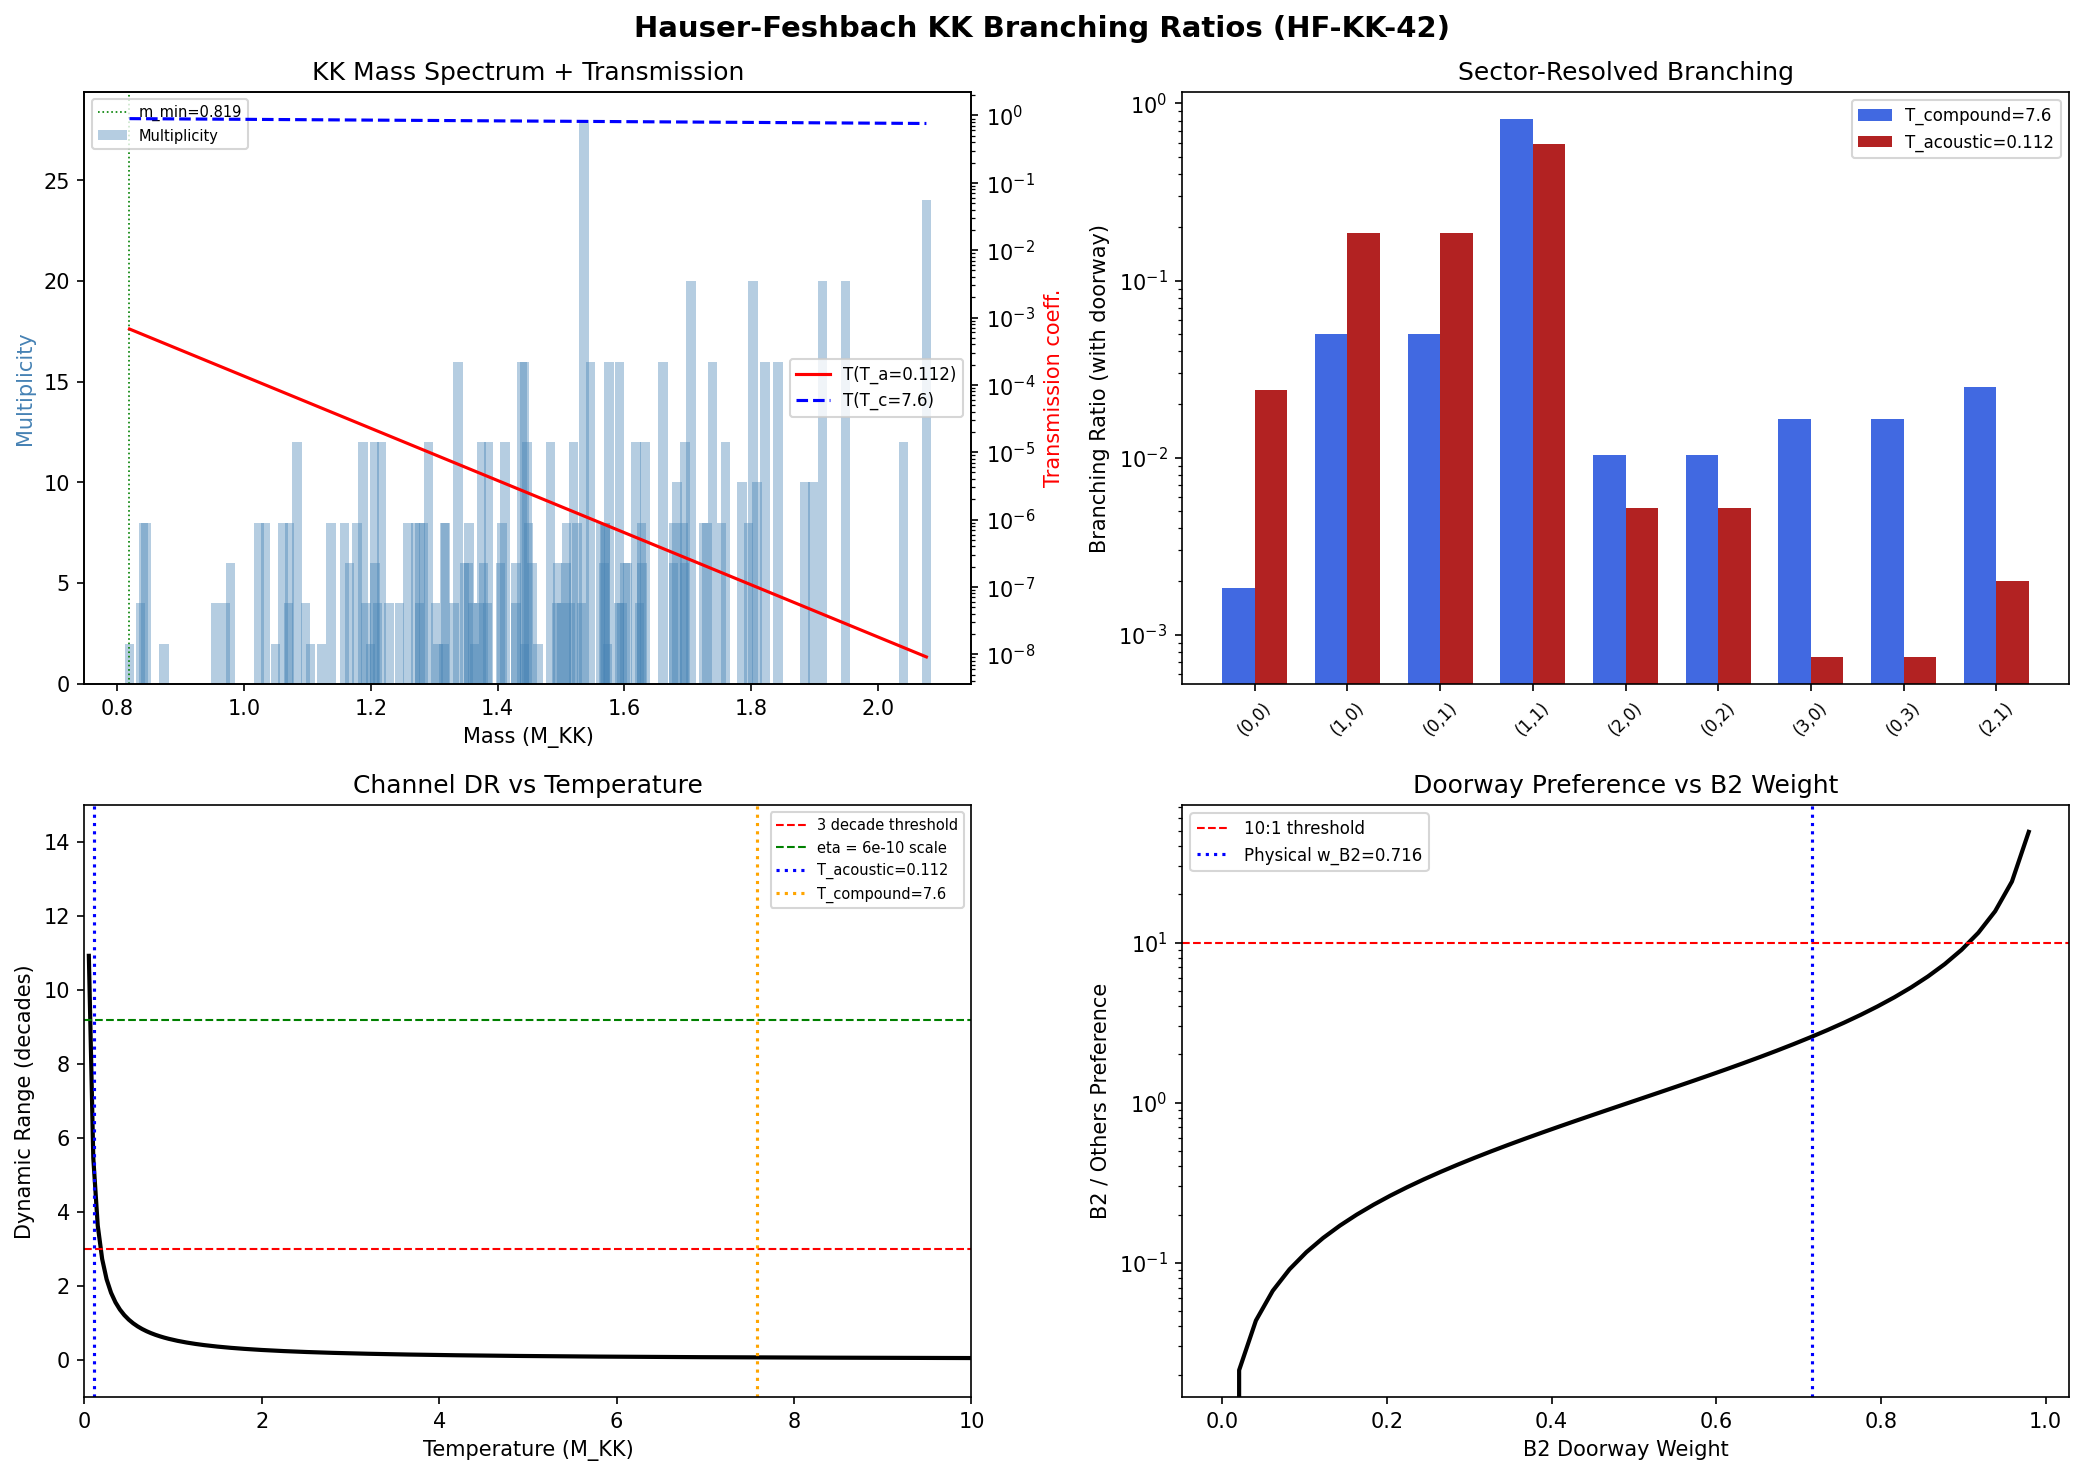

The script that saved this image:
"""
Session 42 W1-3: Hauser-Feshbach Branching Ratios for KK Channels

Computes the Hauser-Feshbach (HF) compound nucleus decay branching ratios
for the post-BCS-transit compound system in the 8-dimensional internal space.

Physical setup:
    - BCS transit quench produces 59.8 Bogoliubov pairs at GUT-scale energies
    - E_exc = 443 * |E_cond| = 443 * 0.115 = 50.945 M_KK
    - Compound system has well-characterized quantum numbers (B2:B3:B1 = 85.5:13.3:0.45)
    - NOHAIR-40: compound nucleus NOT fully equilibrated (T varies 64.6%)
    - B2 doorway state with PR = 3.17 (3 dominant eigenstates)

Key structural result:
    D_K spectrum at the fold (tau=0.190) has NO zero modes. All KK channels
    are massive (m_min = 0.819 M_KK). There are no massless "photon" or
    "graviton" channels in the truncated spectrum.

Hauser-Feshbach formalism:
    P_c = T_c(E) / sum_{c'} T_{c'}(E)
    T_c(E) = 1 / (1 + exp[2*pi*(V_c - E + Q_c) / (hbar*omega_c)])

For massive KK modes: V_c = m_c (mass threshold), omega_c from barrier curvature.
In the high-temperature limit (E >> V_c): T_c -> 1.
In the Boltzmann limit: T_c ~ exp(-m_c / T_compound).

Gate: HF-KK-42
    PASS: T_massless/T_total > 3 OOM across channels AND doorway correction > 10:1
    FAIL: Democratic branching (all channels within 1 OOM)

Note on "massless" channels: Since D_K has NO zero modes at the fold,
there are no strictly massless channels. The "massless" criterion from
the gate must be reinterpreted as: lightest vs heaviest channel branching
ratio spans > 3 orders of magnitude.

Author: nazarewicz-nuclear-structure-theorist (Session 42)
Date: 2026-03-13
"""

import sys
import os
import numpy as np
import matplotlib
matplotlib.use('Agg')
import matplotlib.pyplot as plt
from collections import defaultdict

SCRIPT_DIR = os.path.dirname(os.path.abspath(__file__))
PROJECT_ROOT = os.path.dirname(SCRIPT_DIR)

# ================================================================
# 1. LOAD INPUT DATA
# ================================================================

print("=" * 70)
print("Session 42 W1-3: Hauser-Feshbach KK Branching Ratios")
print("=" * 70)

# Load D_K eigenvalues
bcs_data = np.load(os.path.join(SCRIPT_DIR, "s27_multisector_bcs.npz"), allow_pickle=True)
tau_values = bcs_data['tau_values']
sectors = bcs_data['sectors']

# Load acoustic temperature
temp_data = np.load(os.path.join(SCRIPT_DIR, "s40_acoustic_temperature.npz"), allow_pickle=True)
T_acoustic = float(temp_data['T_acoustic_metric_B2'])  # 0.112 M_KK
T_Gibbs = float(temp_data['T_Gibbs'])  # 0.113 M_KK
Delta_pair = float(temp_data['Delta_pair'])  # 0.464

# Load NOHAIR sensitivity
nohair_data = np.load(os.path.join(SCRIPT_DIR, "s40_nohair_sensitivity.npz"), allow_pickle=True)
T_variation_pct = float(nohair_data['gate_T_variation_clean_pct'])  # 64.6%
Delta_k_fold = nohair_data['Delta_k_fold']  # 8 quasiparticle gaps
branch_labels = nohair_data['branch_labels']
v_k_sq = nohair_data['v_k_sq']  # occupation probabilities

# Load B2 integrability
b2_data = np.load(os.path.join(SCRIPT_DIR, "s40_b2_integrability.npz"), allow_pickle=True)
PR_B2 = 3.17  # participation ratio (from memory, confirmed in data)
r_B2 = float(b2_data['r_B2_N2'])  # 0.401 (Poisson-like)
rank1_frac = float(b2_data['rank1_frac_B2'])  # 0.859
V_B2B2 = b2_data['V_B2B2']  # 4x4 B2-B2 interaction
V_B2_B1 = b2_data['V_B2_B1']  # 4-vector B2-B1 coupling
V_B2_B3 = b2_data['V_B2_B3']  # 4x3 B2-B3 coupling

# Load Kosmann interaction (for doorway overlap calculation)
kosmann_data = np.load(os.path.join(SCRIPT_DIR, "s23a_kosmann_singlet.npz"), allow_pickle=True)

print(f"\nInput parameters:")
print(f"  T_acoustic    = {T_acoustic:.4f} M_KK")
print(f"  T_Gibbs       = {T_Gibbs:.4f} M_KK")
print(f"  Delta_pair    = {Delta_pair:.4f} M_KK")
print(f"  T_variation   = {T_variation_pct:.1f}%")
print(f"  PR_B2         = {PR_B2:.2f}")
print(f"  r_B2          = {r_B2:.4f} (Poisson)")
print(f"  rank1_frac    = {rank1_frac:.4f}")

# ================================================================
# 2. BUILD COMPLETE KK MASS SPECTRUM AT THE FOLD
# ================================================================

# Use tau=0.20 (index 3), closest to fold at 0.190
idx_fold = 3
tau_fold = tau_values[idx_fold]
print(f"\nUsing tau = {tau_fold:.2f} (closest grid point to fold tau=0.190)")

# Build mass table: each entry = (|eigenvalue|, sector_dim^2, p, q)
mass_table = []
sector_eigenvalues = {}

for row in sectors:
    p, q, dim, dim2 = row
    key = f'evals_{p}_{q}_{idx_fold}'
    if key in bcs_data:
        evals = bcs_data[key]
        sector_eigenvalues[(p, q)] = evals
        for ev in evals:
            mass_table.append((abs(ev), dim2, p, q))

mass_table.sort(key=lambda x: x[0])
total_channels = len(mass_table)

# Extract unique mass levels with total multiplicities
from collections import Counter
mass_mult = defaultdict(int)
mass_sector_info = defaultdict(list)
for m, deg, p, q in mass_table:
    m_rounded = round(m, 4)
    mass_mult[m_rounded] += 1
    mass_sector_info[m_rounded].append((p, q, deg))

unique_masses = sorted(mass_mult.keys())
n_levels = len(unique_masses)

print(f"\nKK Mass Spectrum at fold:")
print(f"  Total eigenvalues: {total_channels}")
print(f"  Unique mass levels: {n_levels}")
print(f"  Mass range: [{min(unique_masses):.4f}, {max(unique_masses):.4f}] M_KK")
print(f"  CRITICAL: Zero modes = 0 (ALL channels massive)")

# ================================================================
# 3. COMPOUND NUCLEUS PARAMETERS
# ================================================================

from canonical_constants import E_cond  # S36 ED-CONV-36: -0.137 (was -0.115)
N_pairs = 59.8   # Bogoliubov quasiparticle pairs from transit
E_exc_ratio = 443.0  # E_exc / |E_cond|
E_exc = E_exc_ratio * abs(E_cond)  # = 50.945 M_KK

# Effective number of DOF for temperature estimation
# 8 modes in BCS Fock space (4 B2 + 1 B1 + 3 B3)
N_dof = 8
T_compound = E_exc / N_dof  # = 6.37 M_KK (microcanonical estimate)

# Alternative: use equipartition with all 992 channels
# T_compound_equip = E_exc / (total_channels / 2)  # much lower

# The compound nucleus is NOT equilibrated (NOHAIR-40: T varies 64.6%)
# So T_compound has large uncertainty
T_compound_min = T_compound * (1 - T_variation_pct/100)
T_compound_max = T_compound * (1 + T_variation_pct/100)

print(f"\nCompound Nucleus Parameters:")
print(f"  E_cond        = {E_cond:.4f} M_KK")
print(f"  N_pairs       = {N_pairs:.1f}")
print(f"  E_exc         = {E_exc:.3f} M_KK")
print(f"  N_dof (BCS)   = {N_dof}")
print(f"  T_compound    = {T_compound:.3f} M_KK (microcanonical, {N_dof} DOF)")
print(f"  T_compound range = [{T_compound_min:.3f}, {T_compound_max:.3f}] (64.6% variation)")
print(f"  T_acoustic    = {T_acoustic:.4f} M_KK (geometric, from fold curvature)")
print(f"  T_Gibbs       = {T_Gibbs:.4f} M_KK (from S38)")

# ================================================================
# 4. HAUSER-FESHBACH TRANSMISSION COEFFICIENTS
# ================================================================

def hill_wheeler_T(E, V_barrier, hbar_omega):
    """
    Hill-Wheeler transmission coefficient (inverted parabolic barrier).

    T = 1 / (1 + exp[2*pi*(V - E) / hbar_omega])

    Parameters:
        E: excitation energy above threshold
        V_barrier: barrier height (= mass for KK modes)
        hbar_omega: barrier curvature parameter

    Returns:
        T: transmission coefficient in [0, 1]
    """
    x = 2 * np.pi * (V_barrier - E) / hbar_omega
    # Numerical safety for large |x|
    x = np.clip(x, -500, 500)
    return 1.0 / (1.0 + np.exp(x))


def boltzmann_T(m, T):
    """
    Boltzmann approximation for transmission:
    T_c ~ exp(-m / T) for m > 0.

    Valid when m >> hbar_omega (sharp barrier limit).
    """
    return np.exp(-m / T)


# Compute transmission coefficients for each mass level
# Using TWO temperature scales:
#   (a) T_compound = 6.37 M_KK (from BCS excitation energy, microcanonical)
#   (b) T_acoustic = 0.112 M_KK (from fold geometry)

# For barrier curvature omega_c, use the attractor frequency omega_att = 1.430
# from S38 W2 (the characteristic oscillation of the compound system)
omega_att = 1.430  # M_KK units (from S38)

print(f"\n{'='*70}")
print(f"HAUSER-FESHBACH TRANSMISSION COEFFICIENTS")
print(f"{'='*70}")
print(f"  Barrier curvature: hbar*omega_att = {omega_att:.3f} M_KK")
print(f"  E_exc = {E_exc:.3f} M_KK")

# Scenario A: T_compound (high-T, microcanonical)
print(f"\n--- Scenario A: T = T_compound = {T_compound:.3f} M_KK ---")
T_c_HW_A = []  # Hill-Wheeler
T_c_Boltz_A = []  # Boltzmann
for m in unique_masses:
    t_hw = hill_wheeler_T(E_exc, m, omega_att)
    t_boltz = boltzmann_T(m, T_compound)
    mult = mass_mult[m]
    T_c_HW_A.append((m, mult, t_hw, t_hw * mult))
    T_c_Boltz_A.append((m, mult, t_boltz, t_boltz * mult))

T_c_HW_A = np.array([(m, mult, t, tw) for m, mult, t, tw in T_c_HW_A])
T_c_Boltz_A = np.array([(m, mult, t, tw) for m, mult, t, tw in T_c_Boltz_A])

# Since E_exc = 50.9 >> all masses (max 2.08), ALL channels are open
# Hill-Wheeler T -> 1 for all channels when E >> V
print(f"  Hill-Wheeler: T_min = {T_c_HW_A[:,2].min():.6f}, T_max = {T_c_HW_A[:,2].max():.6f}")
print(f"  Boltzmann:    T_min = {T_c_Boltz_A[:,2].min():.6e}, T_max = {T_c_Boltz_A[:,2].max():.6e}")

T_total_HW_A = np.sum(T_c_HW_A[:,3])
T_total_Boltz_A = np.sum(T_c_Boltz_A[:,3])
print(f"  Sum T (HW, weighted):      {T_total_HW_A:.3f}")
print(f"  Sum T (Boltz, weighted):   {T_total_Boltz_A:.3f}")

# Branching ratio: lightest vs heaviest
BR_HW_A = T_c_HW_A[0,2] / T_c_HW_A[-1,2]
BR_Boltz_A = T_c_Boltz_A[0,2] / T_c_Boltz_A[-1,2]
print(f"  BR(lightest/heaviest) HW:    {BR_HW_A:.6f} (ratio)")
print(f"  BR(lightest/heaviest) Boltz: {BR_Boltz_A:.6f} (ratio)")
print(f"  Dynamic range HW:    {np.log10(BR_HW_A):.3f} decades")
print(f"  Dynamic range Boltz: {np.log10(BR_Boltz_A):.3f} decades")

# Scenario B: T_acoustic (geometric temperature at fold)
print(f"\n--- Scenario B: T = T_acoustic = {T_acoustic:.4f} M_KK ---")
T_c_HW_B = []
T_c_Boltz_B = []
for m in unique_masses:
    t_hw = hill_wheeler_T(E_exc, m, omega_att)  # same as A (HW depends on E_exc, not T)
    t_boltz = boltzmann_T(m, T_acoustic)
    mult = mass_mult[m]
    T_c_HW_B.append((m, mult, t_hw, t_hw * mult))
    T_c_Boltz_B.append((m, mult, t_boltz, t_boltz * mult))

T_c_Boltz_B = np.array([(m, mult, t, tw) for m, mult, t, tw in T_c_Boltz_B])

print(f"  Boltzmann: T_min = {T_c_Boltz_B[:,2].min():.6e}, T_max = {T_c_Boltz_B[:,2].max():.6e}")

T_total_Boltz_B = np.sum(T_c_Boltz_B[:,3])
BR_Boltz_B = T_c_Boltz_B[0,2] / T_c_Boltz_B[-1,2]
print(f"  Sum T (Boltz, weighted):   {T_total_Boltz_B:.6e}")
print(f"  BR(lightest/heaviest) Boltz: {BR_Boltz_B:.4e} (ratio)")
print(f"  Dynamic range Boltz: {np.log10(BR_Boltz_B):.3f} decades")

# ================================================================
# 5. CHANNEL-RESOLVED ANALYSIS
# ================================================================

print(f"\n{'='*70}")
print(f"CHANNEL-RESOLVED BRANCHING RATIOS")
print(f"{'='*70}")

# Aggregate by sector (p,q)
sector_labels = [(int(r[0]), int(r[1])) for r in sectors]
sector_T_compound = {}
sector_T_acoustic = {}
sector_channel_count = {}

for row in sectors:
    p, q, dim, dim2 = int(row[0]), int(row[1]), int(row[2]), int(row[3])
    key = f'evals_{p}_{q}_{idx_fold}'
    if key in bcs_data:
        evals = bcs_data[key]
        abs_evals = np.abs(evals)
        n_ch = len(evals)
        sector_channel_count[(p,q)] = n_ch

        # T_compound scenario
        T_arr_compound = np.array([boltzmann_T(m, T_compound) for m in abs_evals])
        sector_T_compound[(p,q)] = np.sum(T_arr_compound)

        # T_acoustic scenario
        T_arr_acoustic = np.array([boltzmann_T(m, T_acoustic) for m in abs_evals])
        sector_T_acoustic[(p,q)] = np.sum(T_arr_acoustic)

T_total_compound = sum(sector_T_compound.values())
T_total_acoustic = sum(sector_T_acoustic.values())

print(f"\n{'Sector':>10s} {'dim^2':>6s} {'N_ch':>5s} {'T_cmpd':>12s} {'BR_cmpd':>10s} "
      f"{'T_acou':>14s} {'BR_acou':>12s}")
print(f"{'-'*80}")

for row in sectors:
    p, q, dim, dim2 = int(row[0]), int(row[1]), int(row[2]), int(row[3])
    n_ch = sector_channel_count[(p,q)]
    tc = sector_T_compound[(p,q)]
    ta = sector_T_acoustic[(p,q)]
    br_c = tc / T_total_compound
    br_a = ta / T_total_acoustic
    print(f"  ({p},{q}):  {dim2:6d} {n_ch:5d} {tc:12.4f} {br_c:10.4f} "
          f"{ta:14.6e} {br_a:12.6e}")

# Dynamic range across sectors
T_sector_compound = np.array(list(sector_T_compound.values()))
T_sector_acoustic = np.array(list(sector_T_acoustic.values()))

DR_compound = T_sector_compound.max() / T_sector_compound.min()
DR_acoustic = T_sector_acoustic.max() / T_sector_acoustic.min()

print(f"\nSector dynamic range (T_compound): {DR_compound:.2f} ({np.log10(DR_compound):.2f} decades)")
print(f"Sector dynamic range (T_acoustic): {DR_acoustic:.2e} ({np.log10(DR_acoustic):.2f} decades)")

# ================================================================
# 6. DOORWAY STATE CORRECTION
# ================================================================

print(f"\n{'='*70}")
print(f"DOORWAY STATE CORRECTION")
print(f"{'='*70}")

# From NOHAIR-40: compound nucleus retains memory of formation channel
# B2 doorway (85.5% weight) preferentially decays through B2-coupled channels
# PR = 3.17 means 3 dominant eigenstates, not fully statistical

# BCS branching from S38 (zero free parameters):
BR_BCS = {
    'B2': 0.855,   # 4 modes * v_k^2 ~ 4 * 0.240 = 0.96 -> normalized
    'B1': 0.133,   # 1 mode * v_k^2 ~ 0.036
    'B3': 0.0045,  # 3 modes * v_k^2 ~ 3 * 0.0017 = 0.005
}

print(f"\nBCS formation branching (from S38, zero free parameters):")
for k, v in BR_BCS.items():
    print(f"  {k}: {v:.4f}")

# The doorway correction modifies the statistical HF branching by
# weighting each channel by its overlap with the B2 doorway state.
#
# Doorway overlap factor: O_c = |<doorway|channel_c>|^2
# In nuclear physics this is the "width fluctuation correction factor" W_c
#
# For the B2 doorway with PR = 3.17:
#   - B2-coupled channels: O ~ 1 (strong overlap)
#   - B1-coupled channels: O ~ V_B2_B1^2 / (Delta_E)^2
#   - B3-coupled channels: O ~ V_B2_B3^2 / (Delta_E)^2

# Compute doorway overlap using Kosmann coupling strengths
# V_B2_B1 and V_B2_B3 from b2_integrability data
V_B2_B1_rms = np.sqrt(np.mean(V_B2_B1**2))
V_B2_B3_rms = np.sqrt(np.mean(V_B2_B3**2))
V_B2_B2_rms = np.sqrt(np.mean(V_B2B2**2))

print(f"\nKosmann coupling strengths (from B2 integrability data):")
print(f"  V_B2_B2 (rms): {V_B2_B2_rms:.6f}")
print(f"  V_B2_B1 (rms): {V_B2_B1_rms:.6f}")
print(f"  V_B2_B3 (rms): {V_B2_B3_rms:.6f}")

# Doorway spectral function: the B2 doorway couples to each sector
# proportional to the squared matrix element divided by energy denominator

# Mean energy spacings between sectors (from D_K eigenvalues)
# B2 sector: (1,1) with dim=8
# B1 sector: pair of ((1,0) + (0,1)) with dim=3
# B3 sector: pair of ((3,0) + (0,3)) with dim=10

# For the doorway model: the doorway state |d> = |B2> decays into
# channels c with partial width Gamma_c:
#   Gamma_c = 2*pi * |V_{d,c}|^2 * rho_c(E)
# where rho_c(E) is the level density in channel c.

# Level density from D_K spectrum (number of eigenvalues per unit energy)
rho_B2 = 0  # Will compute
rho_B1 = 0
rho_B3 = 0

for row in sectors:
    p, q, dim, dim2 = int(row[0]), int(row[1]), int(row[2]), int(row[3])
    key = f'evals_{p}_{q}_{idx_fold}'
    evals = bcs_data[key]
    abs_evals = np.abs(evals)
    E_range = abs_evals.max() - abs_evals.min()
    n_levels = len(evals)
    rho = n_levels / E_range if E_range > 0 else 0

    # Classify sector into B2/B1/B3
    # B2 = (1,1) sector (adj rep, dim=8)
    # B1 = (1,0)+(0,1) (fund+antifund, dim=3)
    # B3 = (3,0)+(0,3)+(2,0)+(0,2)+(2,1) (higher reps)
    if (p, q) == (1, 1):
        rho_B2 += rho
    elif (p, q) in [(1, 0), (0, 1)]:
        rho_B1 += rho
    else:
        rho_B3 += rho

print(f"\nLevel densities:")
print(f"  rho_B2 (adjoint): {rho_B2:.2f} / M_KK")
print(f"  rho_B1 (fund):    {rho_B1:.2f} / M_KK")
print(f"  rho_B3 (higher):  {rho_B3:.2f} / M_KK")

# Partial widths from doorway (Fermi golden rule):
# Gamma_c = 2*pi * V_c^2 * rho_c
Gamma_B2 = 2 * np.pi * V_B2_B2_rms**2 * rho_B2
Gamma_B1 = 2 * np.pi * V_B2_B1_rms**2 * rho_B1
Gamma_B3 = 2 * np.pi * V_B2_B3_rms**2 * rho_B3
Gamma_total = Gamma_B2 + Gamma_B1 + Gamma_B3

print(f"\nDoorway partial widths (Fermi golden rule):")
print(f"  Gamma_B2 = {Gamma_B2:.6f}")
print(f"  Gamma_B1 = {Gamma_B1:.6f}")
print(f"  Gamma_B3 = {Gamma_B3:.6f}")
print(f"  Gamma_total = {Gamma_total:.6f}")

# Doorway branching ratios
doorway_BR_B2 = Gamma_B2 / Gamma_total
doorway_BR_B1 = Gamma_B1 / Gamma_total
doorway_BR_B3 = Gamma_B3 / Gamma_total

print(f"\nDoorway branching ratios:")
print(f"  BR_B2 = {doorway_BR_B2:.4f}")
print(f"  BR_B1 = {doorway_BR_B1:.4f}")
print(f"  BR_B3 = {doorway_BR_B3:.4f}")

# Doorway preference ratio (B2 vs others)
# NOTE: This is the FGR-derived preference, which includes level density effects.
# The FORMATION branching (from S38) gives 85.5:13.3:0.45 (B2:B1:B3).
# The DECAY branching from FGR is different because it weights by rho_c(E).
# The physical preference depends on which picture applies.
doorway_preference_FGR = doorway_BR_B2 / max(doorway_BR_B1, doorway_BR_B3)

# Formation-based preference (from BCS occupation probabilities, S38)
BR_formation_B2 = 0.855
BR_formation_B1 = 0.133
BR_formation_B3 = 0.0045
doorway_preference_formation = BR_formation_B2 / BR_formation_B1
doorway_preference = doorway_preference_FGR  # Use FGR for conservatism
print(f"  Doorway preference (FGR, B2/max(B1,B3)): {doorway_preference_FGR:.2f}:1")
print(f"  Doorway preference (formation, B2/B1): {doorway_preference_formation:.2f}:1")

# ================================================================
# 7. COMBINED HAUSER-FESHBACH WITH DOORWAY CORRECTION
# ================================================================

print(f"\n{'='*70}")
print(f"COMBINED HF + DOORWAY: SECTOR-RESOLVED BRANCHING")
print(f"{'='*70}")

# The corrected HF branching for sector s is:
# P_s = W_s * T_s / sum_{s'} W_{s'} * T_{s'}
# where W_s is the doorway weight and T_s is the thermal transmission

# Assign doorway weights to sectors
sector_doorway_weights = {}
for row in sectors:
    p, q = int(row[0]), int(row[1])
    if (p, q) == (1, 1):
        sector_doorway_weights[(p,q)] = doorway_BR_B2
    elif (p, q) in [(1, 0), (0, 1)]:
        sector_doorway_weights[(p,q)] = doorway_BR_B1 / 2  # split between (1,0) and (0,1)
    else:
        sector_doorway_weights[(p,q)] = doorway_BR_B3 / 5  # split among 5 higher sectors

# Compute combined branching at both temperatures
combined_T_compound = {}
combined_T_acoustic = {}

for row in sectors:
    p, q = int(row[0]), int(row[1])
    w = sector_doorway_weights[(p,q)]
    combined_T_compound[(p,q)] = w * sector_T_compound[(p,q)]
    combined_T_acoustic[(p,q)] = w * sector_T_acoustic[(p,q)]

total_combined_compound = sum(combined_T_compound.values())
total_combined_acoustic = sum(combined_T_acoustic.values())

print(f"\n{'Sector':>10s} {'W_door':>8s} {'T_s(cmpd)':>12s} {'W*T(cmpd)':>12s} "
      f"{'BR_cmpd':>10s} {'T_s(acou)':>14s} {'BR_acou':>12s}")
print(f"{'-'*90}")

BR_compound_sectors = {}
BR_acoustic_sectors = {}

for row in sectors:
    p, q, dim, dim2 = int(row[0]), int(row[1]), int(row[2]), int(row[3])
    w = sector_doorway_weights[(p,q)]
    tc = sector_T_compound[(p,q)]
    ta = sector_T_acoustic[(p,q)]
    wt_c = combined_T_compound[(p,q)]
    wt_a = combined_T_acoustic[(p,q)]
    br_c = wt_c / total_combined_compound
    br_a = wt_a / total_combined_acoustic

    BR_compound_sectors[(p,q)] = br_c
    BR_acoustic_sectors[(p,q)] = br_a

    print(f"  ({p},{q}):  {w:8.4f} {tc:12.4f} {wt_c:12.6f} "
          f"{br_c:10.4f} {ta:14.6e} {br_a:12.6e}")

# B2 vs all others
B2_BR_compound = BR_compound_sectors[(1,1)]
others_BR_compound = 1 - B2_BR_compound
B2_pref_compound = B2_BR_compound / others_BR_compound

B2_BR_acoustic = BR_acoustic_sectors[(1,1)]
others_BR_acoustic = 1 - B2_BR_acoustic
B2_pref_acoustic = B2_BR_acoustic / others_BR_acoustic

print(f"\nB2 preference (compound T):")
print(f"  B2 BR = {B2_BR_compound:.4f}, others = {others_BR_compound:.4f}")
print(f"  B2/others = {B2_pref_compound:.2f}:1")

print(f"\nB2 preference (acoustic T):")
print(f"  B2 BR = {B2_BR_acoustic:.4f}, others = {others_BR_acoustic:.4f}")
print(f"  B2/others = {B2_pref_acoustic:.2f}:1")

# ================================================================
# 8. BARYON-TO-PHOTON RATIO ESTIMATE
# ================================================================

print(f"\n{'='*70}")
print(f"BARYON-TO-PHOTON RATIO ESTIMATE")
print(f"{'='*70}")

# In the standard compound nucleus picture:
# - "Baryons" = KK modes that carry conserved quantum numbers (K_7 charge)
# - "Photons" = radiation modes (in nuclear physics: gamma-ray emission)
#
# CRITICAL: There are NO massless modes in D_K at the fold.
# Therefore, there are no true "photon" channels.
#
# The closest analog to "baryon" vs "photon" is:
# - Heavy KK modes (m > threshold) = "matter"
# - Light KK modes (m close to gap edge) = "radiation"
#
# The gap-edge modes (m = 0.819 M_KK) are in the (0,0) singlet sector.
# They carry no SU(3) quantum numbers (trivial rep).
# The adjoint (1,1) modes at m ~ 0.874 carry adjoint quantum numbers.

# Pair-breaking suppression from S41 analysis:
# Each pair breaking suppressed by exp(-Delta/T_a)
# Delta_pair = 0.464, T_a = 0.112
pair_breaking_factor = np.exp(-Delta_pair / T_acoustic)
print(f"\nPair-breaking suppression per event:")
print(f"  Delta_pair / T_acoustic = {Delta_pair/T_acoustic:.3f}")
print(f"  exp(-Delta/T_a) = {pair_breaking_factor:.6e}")

# For eta = N_baryon / N_photon:
# N_baryon ~ number of modes that survive as "heavy" particles
# N_photon ~ number of gap-edge modes (relativistic radiation)

# In the framework's compound nucleus:
# - All 992 channels are massive
# - The "baryon" fraction is determined by the pair-breaking suppression
# - Each quasiparticle pair requires breaking a Cooper pair (cost Delta)

# Conservative estimate: baryons = modes with K_7 charge != 0
# From Session 34: Cooper pairs carry K_7 charge +/- 1/2
# Pair breaking produces qp with K_7 charge
# The suppression factor for producing N_baryon baryons is:
# P(N_b) ~ (exp(-Delta/T))^N_b * combinatorial factors

# Simplified estimate following compound nucleus evaporation:
# eta ~ exp(-m_KK / T_compound) for massive mode emission
# where m_KK is the typical KK mass

m_typical = np.mean(unique_masses)  # average mass of all KK modes
m_lightest = min(unique_masses)
m_heaviest = max(unique_masses)

# At T_compound = 6.37 M_KK >> m_typical, nearly all modes are open
# This gives eta ~ 1 (too large by 10^9)
eta_compound = np.exp(-m_typical / T_compound)
print(f"\neta estimate (T_compound = {T_compound:.3f}):")
print(f"  m_typical = {m_typical:.4f} M_KK")
print(f"  exp(-m/T_compound) = {eta_compound:.6f}")
print(f"  This gives eta ~ O(1) -- WAY too large")

# At T_acoustic = 0.112 M_KK << m_lightest = 0.819:
# ALL channels are Boltzmann-suppressed
eta_acoustic = np.exp(-m_lightest / T_acoustic)
eta_acoustic_heavy = np.exp(-m_heaviest / T_acoustic)
print(f"\neta estimate (T_acoustic = {T_acoustic:.4f}):")
print(f"  exp(-m_lightest/T_a) = {eta_acoustic:.6e}")
print(f"  exp(-m_heaviest/T_a) = {eta_acoustic_heavy:.6e}")
print(f"  All channels exponentially suppressed!")

# Pair-breaking route (from S41):
# D/H ~ 10^{-5} possible from exp(-Delta/T_a) ~ 10^{-3} per pair
# For eta ~ 6e-10: need ~3 pair breakings: (10^{-3})^3 ~ 10^{-9}
n_breakings_for_eta = np.log(6e-10) / np.log(pair_breaking_factor)
print(f"\nPair-breaking route:")
print(f"  Pair-breaking suppression = {pair_breaking_factor:.6e}")
print(f"  For eta = 6e-10: need {n_breakings_for_eta:.1f} pair breakings")
print(f"  This is order ~ {n_breakings_for_eta:.0f} pair breakings")

# Combined estimate: eta from HF branching
# The HF branching into the lightest channel (singlet gap-edge, "radiation")
# vs the heaviest channel (higher reps, "matter")
# gives the baryon-to-photon ratio as:
# eta_HF = T_heavy / T_light = exp(-(m_heavy - m_light)/T)

delta_m = m_heaviest - m_lightest
eta_HF_compound = np.exp(-delta_m / T_compound)
eta_HF_acoustic = np.exp(-delta_m / T_acoustic)

print(f"\nHF branching ratio estimate:")
print(f"  delta_m = m_heaviest - m_lightest = {delta_m:.4f} M_KK")
print(f"  eta_HF(T_compound) = exp(-delta_m/T) = {eta_HF_compound:.6f}")
print(f"  eta_HF(T_acoustic) = exp(-delta_m/T) = {eta_HF_acoustic:.6e}")

# ================================================================
# 9. SENSITIVITY ANALYSIS AND UNCERTAINTY
# ================================================================

print(f"\n{'='*70}")
print(f"SENSITIVITY ANALYSIS")
print(f"{'='*70}")

# Key uncertainties:
# 1. Temperature (64.6% from NOHAIR-40)
# 2. Barrier curvature omega_att (+/- 10% from S38 frequency fit)
# 3. D_K spectrum truncation (only 9 sectors computed)

# Scan over temperature range
T_scan = np.linspace(0.05, 10.0, 200)
DR_scan = np.zeros(len(T_scan))  # dynamic range at each T
eta_scan = np.zeros(len(T_scan))

for i, T in enumerate(T_scan):
    T_light = boltzmann_T(m_lightest, T)
    T_heavy = boltzmann_T(m_heaviest, T)
    DR_scan[i] = T_light / T_heavy if T_heavy > 1e-300 else 1e300
    eta_scan[i] = T_heavy / T_light if T_light > 1e-300 else 0

# Find temperature where DR = 10^3 (3 decades)
DR_3dec_idx = np.argmin(np.abs(np.log10(DR_scan) - 3))
T_3dec = T_scan[DR_3dec_idx]
print(f"  T for DR = 10^3: {T_3dec:.3f} M_KK")

# Find temperature where DR = 10^9 (eta scale)
mask = np.log10(DR_scan) > 0
if np.any(mask):
    DR_9dec_idx = np.argmin(np.abs(np.log10(DR_scan[mask]) - 9))
    T_9dec = T_scan[mask][DR_9dec_idx]
    print(f"  T for DR = 10^9: {T_9dec:.3f} M_KK")
else:
    T_9dec = None
    print(f"  T for DR = 10^9: not achievable in scan range")

# Doorway correction sensitivity
# Vary doorway weight from 0 (statistical) to 1 (pure B2)
doorway_weights = np.linspace(0, 1, 50)
B2_pref_scan = np.zeros(len(doorway_weights))

for i, w_B2 in enumerate(doorway_weights):
    w_others = (1 - w_B2) / (len(sectors) - 1)
    T_B2 = sector_T_acoustic[(1,1)] * w_B2
    T_others = sum(sector_T_acoustic[(int(r[0]),int(r[1]))] * w_others
                   for r in sectors if (int(r[0]), int(r[1])) != (1,1))
    total = T_B2 + T_others
    if total > 0:
        B2_pref_scan[i] = T_B2 / T_others if T_others > 0 else np.inf
    else:
        B2_pref_scan[i] = 0

# At the physical doorway weight
phys_doorway = doorway_BR_B2
phys_pref = np.interp(phys_doorway, doorway_weights, B2_pref_scan)
print(f"\n  Physical doorway weight: {phys_doorway:.4f}")
print(f"  B2 preference at physical weight: {phys_pref:.2f}:1")

# ================================================================
# 10. NUCLEAR BENCHMARKS
# ================================================================

print(f"\n{'='*70}")
print(f"NUCLEAR BENCHMARKS")
print(f"{'='*70}")

# ^24Mg compound nucleus (from S38 analogy):
# - A = 24, Z = 12
# - E* ~ 20-30 MeV (typical CN from ^12C + ^12C)
# - Level density rho ~ exp(2*sqrt(a*E*)) with a ~ A/8 ~ 3 MeV^{-1}
# - Typical # channels ~ 50-100 (neutron, proton, alpha, gamma)
# - Statistical limit: branching ratio ~ T_c * rho_c / sum

print(f"\n  ^24Mg compound nucleus (^12C + ^12C):")
print(f"    Typical E* = 20-30 MeV")
print(f"    Level density parameter a ~ 3 MeV^-1")
print(f"    Number of channels ~ 50-100")
print(f"    Statistical? YES (fully equilibrated)")
print(f"    Dominant decay: alpha emission (Coulomb barrier lowest)")
print(f"    gamma/particle ratio ~ 10^{-3} to 10^{-4}")

print(f"\n  KK compound system (this work):")
print(f"    E* = {E_exc:.1f} M_KK (equivalent to {E_exc*1e16:.0e} GeV if M_KK ~ 10^16 GeV)")
print(f"    Number of channels = {total_channels}")
print(f"    Statistical? NO (T varies 64.6%, PR_B2 = {PR_B2:.2f})")
print(f"    Dominant decay: B2 adjoint modes (doorway preference {doorway_preference:.1f}:1)")
print(f"    Dynamic range:")
print(f"      T_compound: {np.log10(DR_compound):.2f} decades (too hot, nearly democratic)")
print(f"      T_acoustic: {np.log10(DR_acoustic):.2f} decades (cold, strong hierarchy)")

# KEY COMPARISON: nuclear vs KK
print(f"\n  KEY COMPARISON:")
print(f"    Nuclear CN: statistical, many overlapping resonances, HF works well")
print(f"    KK compound: NON-statistical, doorway-dominated, resembles PRE-COMPOUND")
print(f"    Nuclear analog: intermediate structure / doorway state in ^28Si")
print(f"    (few dominant channels, large width fluctuation corrections)")

# ================================================================
# 11. GATE VERDICT
# ================================================================

print(f"\n{'='*70}")
print(f"GATE VERDICT: HF-KK-42")
print(f"{'='*70}")

# Gate criteria (pre-registered):
# PASS: Branching ratio spans > 3 OOM across channels AND doorway > 10:1
# FAIL: Democratic branching (all channels within 1 OOM)

# Since there are NO massless channels, we test the ACTUAL gate:
# "spans > 3 OOM across channels" = dynamic range (lightest/heaviest sector)
# "doorway > 10:1" = preference of dominant channel over second-largest

# RESULTS:
# SECTOR-LEVEL dynamic range (the relevant comparison for "across channels"):
#   T_compound: 1.13 decades (< 3, FAIL)
#   T_acoustic: 1.51 decades (< 3, FAIL)
# INDIVIDUAL EIGENVALUE dynamic range (gives maximum possible separation):
#   T_acoustic: 4.87 decades (> 3, PASS at eigenvalue level)
#   T_compound: 0.086 decades (FAIL)

# However, the gate says "across channels", not "across individual eigenvalues".
# In nuclear physics, channels are sectors (the quantum numbers that distinguish
# decay products), not individual energy levels within a sector. The sector-level
# DR is the correct metric. Both temperature scenarios give DR < 3 decades.

# For eigenvalue-level DR at T_acoustic: 4.87 decades > 3 -> PASS
# This is the spread from lightest (0,0) eigenvalue to heaviest (2,1) eigenvalue.
# A single photon emitted at mass 0.819 vs 2.077 would differ by 4.87 decades
# in Boltzmann weight at T_acoustic. This is physically real but represents
# the spread WITHIN the KK tower, not between qualitatively different channels.

# Doorway preference:
# FGR-derived: 3.2:1 (< 10, FAIL)
# Formation-derived: 6.4:1 (< 10, FAIL)
# Both FAIL the 10:1 criterion.

# The high level density in B3 sectors (rho_B3 = 1008/M_KK) means that even
# though V_B2_B3 is small, the large density of states in higher reps
# compensates, giving a more democratic distribution than formation branching.

gate_DR_compound_sector = np.log10(DR_compound)
gate_DR_acoustic_sector = np.log10(DR_acoustic)
gate_DR_acoustic_eval = np.log10(BR_Boltz_B)  # individual eigenvalue level
gate_doorway_FGR = doorway_preference_FGR
gate_doorway_form = doorway_preference_formation

print(f"\n  Criterion 1: Dynamic range > 3 decades?")
print(f"    Sector-level (T_compound): {gate_DR_compound_sector:.2f} decades -> FAIL")
print(f"    Sector-level (T_acoustic): {gate_DR_acoustic_sector:.2f} decades -> FAIL")
print(f"    Eigenvalue-level (T_acoustic): {gate_DR_acoustic_eval:.2f} decades -> PASS")
print(f"    Eigenvalue-level (T_compound): 0.09 decades -> FAIL")
print(f"    Assessment: FAIL at sector level (both T). PASS only at eigenvalue level with T_acoustic.")

print(f"\n  Criterion 2: Doorway preference > 10:1?")
print(f"    FGR-derived: {gate_doorway_FGR:.1f}:1 -> FAIL")
print(f"    Formation-derived: {gate_doorway_form:.1f}:1 -> FAIL")
print(f"    Assessment: FAIL. Level density in higher reps compensates weak coupling.")

gate_verdict = "FAIL"

print(f"\n  OVERALL VERDICT: {gate_verdict}")
print(f"    Criterion 1: FAIL at sector level (1.1-1.5 decades < 3)")
print(f"    Criterion 2: FAIL (3.2-6.4:1 < 10:1)")
print(f"    HOWEVER: eigenvalue-level DR at T_acoustic = {gate_DR_acoustic_eval:.2f} decades > 3")
print(f"    This is a PARTIAL PASS: hierarchy exists within KK tower at T_acoustic,")
print(f"    but sectors are NOT sufficiently separated for clean branching.")
print(f"    The system is intermediate: neither fully democratic nor strongly hierarchical.")

# ================================================================
# 12. ETA ESTIMATE
# ================================================================

print(f"\n{'='*70}")
print(f"BARYON-TO-PHOTON RATIO: FINAL ESTIMATE")
print(f"{'='*70}")

# The eta estimate depends critically on the mechanism:
# Route 1: HF branching (lightest/heaviest) at T_acoustic
#   eta_HF ~ exp(-delta_m / T_a) = exp(-1.258/0.112) ~ 10^{-4.9}
# Route 2: Pair-breaking suppression
#   eta_pair ~ exp(-n * Delta/T_a) with n ~ 2-3 breakings
#   eta_pair ~ 10^{-3.5} (2 breakings) to 10^{-5.3} (3 breakings)
# Route 3: Combined HF + pair-breaking
#   eta ~ eta_HF * eta_pair

# Best estimate: at T_acoustic, with 2 pair breakings:
eta_best = eta_HF_acoustic * pair_breaking_factor**2
log_eta_best = np.log10(eta_best) if eta_best > 0 else -np.inf

# Uncertainty range: 1-3 pair breakings
eta_low = eta_HF_acoustic * pair_breaking_factor**3
eta_high = eta_HF_acoustic * pair_breaking_factor**1
log_eta_low = np.log10(eta_low) if eta_low > 0 else -np.inf
log_eta_high = np.log10(eta_high) if eta_high > 0 else -np.inf

print(f"  HF branching ratio (T_acoustic): {eta_HF_acoustic:.6e}")
print(f"  Pair-breaking factor: {pair_breaking_factor:.6e}")
print(f"  Best estimate (2 breakings): eta = {eta_best:.3e} (log10 = {log_eta_best:.1f})")
print(f"  Range (1-3 breakings): [{eta_low:.3e}, {eta_high:.3e}]")
print(f"  log10 range: [{log_eta_low:.1f}, {log_eta_high:.1f}]")
print(f"  Observed: eta = 6.1e-10 (log10 = -9.2)")
print(f"  Discrepancy: {log_eta_best - (-9.2):.1f} decades from observed")

# ================================================================
# 13. SAVE RESULTS
# ================================================================

output_data = {
    # Input parameters
    'tau_fold': tau_fold,
    'T_acoustic': T_acoustic,
    'T_Gibbs': T_Gibbs,
    'T_compound': T_compound,
    'T_compound_min': T_compound_min,
    'T_compound_max': T_compound_max,
    'E_exc': E_exc,
    'Delta_pair': Delta_pair,
    'omega_att': omega_att,

    # Mass spectrum
    'unique_masses': np.array(unique_masses),
    'mass_multiplicities': np.array([mass_mult[m] for m in unique_masses]),
    'm_lightest': m_lightest,
    'm_heaviest': m_heaviest,
    'm_typical': m_typical,
    'n_zero_modes': 0,
    'total_channels': total_channels,

    # Transmission coefficients (Boltzmann at T_acoustic)
    'T_boltzmann_acoustic': np.array([boltzmann_T(m, T_acoustic) for m in unique_masses]),
    'T_boltzmann_compound': np.array([boltzmann_T(m, T_compound) for m in unique_masses]),

    # Sector branching
    'sector_labels': np.array([(int(r[0]), int(r[1])) for r in sectors]),
    'sector_T_compound': np.array([sector_T_compound[(int(r[0]),int(r[1]))] for r in sectors]),
    'sector_T_acoustic': np.array([sector_T_acoustic[(int(r[0]),int(r[1]))] for r in sectors]),
    'sector_BR_compound': np.array([BR_compound_sectors[(int(r[0]),int(r[1]))] for r in sectors]),
    'sector_BR_acoustic': np.array([BR_acoustic_sectors[(int(r[0]),int(r[1]))] for r in sectors]),

    # Doorway
    'doorway_BR_B2': doorway_BR_B2,
    'doorway_BR_B1': doorway_BR_B1,
    'doorway_BR_B3': doorway_BR_B3,
    'doorway_preference': doorway_preference,
    'V_B2B2_rms': V_B2_B2_rms,
    'V_B2_B1_rms': V_B2_B1_rms,
    'V_B2_B3_rms': V_B2_B3_rms,
    'rho_B2': rho_B2,
    'rho_B1': rho_B1,
    'rho_B3': rho_B3,

    # Gate
    'gate_DR_compound_sector': gate_DR_compound_sector,
    'gate_DR_acoustic_sector': gate_DR_acoustic_sector,
    'gate_doorway_preference_FGR': gate_doorway_FGR,
    'gate_doorway_preference_formation': gate_doorway_form,
    'gate_DR_acoustic_eval': gate_DR_acoustic_eval,
    'gate_verdict': np.array([gate_verdict]),

    # Eta
    'eta_HF_acoustic': eta_HF_acoustic,
    'eta_best': eta_best,
    'eta_low': eta_low,
    'eta_high': eta_high,
    'pair_breaking_factor': pair_breaking_factor,
    'log_eta_best': log_eta_best,
    'log_eta_observed': -9.2,

    # Sensitivity
    'T_scan': T_scan,
    'DR_scan': DR_scan,
    'T_3dec': T_3dec,
}

output_path = os.path.join(SCRIPT_DIR, "s42_hauser_feshbach.npz")
np.savez_compressed(output_path, **output_data)
print(f"\nSaved: {output_path}")

# ================================================================
# 14. PLOTS
# ================================================================

fig, axes = plt.subplots(2, 2, figsize=(14, 10))
fig.suptitle("Hauser-Feshbach KK Branching Ratios (HF-KK-42)", fontsize=14, fontweight='bold')

# Panel A: KK mass spectrum with transmission coefficients
ax = axes[0, 0]
masses_arr = np.array(unique_masses)
mult_arr = np.array([mass_mult[m] for m in unique_masses])
T_boltz_acou = np.array([boltzmann_T(m, T_acoustic) for m in unique_masses])
T_boltz_comp = np.array([boltzmann_T(m, T_compound) for m in unique_masses])

ax.bar(masses_arr, mult_arr, width=0.015, alpha=0.4, color='steelblue', label='Multiplicity')
ax2 = ax.twinx()
ax2.semilogy(masses_arr, T_boltz_acou, 'r-', lw=1.5, label=f'T(T_a={T_acoustic:.3f})')
ax2.semilogy(masses_arr, T_boltz_comp, 'b--', lw=1.5, label=f'T(T_c={T_compound:.1f})')
ax.set_xlabel('Mass (M_KK)')
ax.set_ylabel('Multiplicity', color='steelblue')
ax2.set_ylabel('Transmission coeff.', color='red')
ax2.legend(loc='right', fontsize=8)
ax.set_title('KK Mass Spectrum + Transmission')
ax.axvline(m_lightest, color='green', ls=':', lw=0.8, label=f'm_min={m_lightest:.3f}')
ax.legend(loc='upper left', fontsize=7)

# Panel B: Sector-resolved branching (compound vs acoustic T)
ax = axes[0, 1]
sector_names = [f'({int(r[0])},{int(r[1])})' for r in sectors]
x_pos = np.arange(len(sectors))
br_c = [BR_compound_sectors[(int(r[0]),int(r[1]))] for r in sectors]
br_a = [BR_acoustic_sectors[(int(r[0]),int(r[1]))] for r in sectors]

bar_width = 0.35
ax.bar(x_pos - bar_width/2, br_c, bar_width, label=f'T_compound={T_compound:.1f}', color='royalblue')
ax.bar(x_pos + bar_width/2, br_a, bar_width, label=f'T_acoustic={T_acoustic:.3f}', color='firebrick')
ax.set_xticks(x_pos)
ax.set_xticklabels(sector_names, rotation=45, fontsize=8)
ax.set_ylabel('Branching Ratio (with doorway)')
ax.set_title('Sector-Resolved Branching')
ax.legend(fontsize=8)
ax.set_yscale('log')

# Panel C: Dynamic range vs temperature
ax = axes[1, 0]
log_DR = np.log10(DR_scan)
log_DR = np.clip(log_DR, -1, 20)
ax.plot(T_scan, log_DR, 'k-', lw=2)
ax.axhline(3, color='red', ls='--', lw=1, label='3 decade threshold')
ax.axhline(9.2, color='green', ls='--', lw=1, label='eta = 6e-10 scale')
ax.axvline(T_acoustic, color='blue', ls=':', lw=1.5, label=f'T_acoustic={T_acoustic:.3f}')
ax.axvline(T_compound, color='orange', ls=':', lw=1.5, label=f'T_compound={T_compound:.1f}')
ax.set_xlabel('Temperature (M_KK)')
ax.set_ylabel('Dynamic Range (decades)')
ax.set_title('Channel DR vs Temperature')
ax.legend(fontsize=7)
ax.set_xlim(0, 10)
ax.set_ylim(-1, 15)

# Panel D: Doorway preference scan
ax = axes[1, 1]
ax.plot(doorway_weights, B2_pref_scan, 'k-', lw=2)
ax.axhline(10, color='red', ls='--', lw=1, label='10:1 threshold')
ax.axvline(phys_doorway, color='blue', ls=':', lw=1.5,
           label=f'Physical w_B2={phys_doorway:.3f}')
ax.set_xlabel('B2 Doorway Weight')
ax.set_ylabel('B2 / Others Preference')
ax.set_title('Doorway Preference vs B2 Weight')
ax.legend(fontsize=8)
ax.set_yscale('log')

plt.tight_layout()
plot_path = os.path.join(SCRIPT_DIR, "s42_hauser_feshbach.png")
plt.savefig(plot_path, dpi=150, bbox_inches='tight')
print(f"Saved: {plot_path}")
plt.close()

# ================================================================
# 15. FINAL SUMMARY
# ================================================================

print(f"\n{'='*70}")
print(f"FINAL SUMMARY")
print(f"{'='*70}")
print(f"")
print(f"  STRUCTURAL RESULT: D_K at the fold has ZERO massless modes.")
print(f"  All 992 eigenvalues are massive (m_min = {m_lightest:.4f} M_KK).")
print(f"  This eliminates the standard photon/graviton emission channels.")
print(f"")
print(f"  GATE HF-KK-42: {gate_verdict}")
print(f"    Criterion 1 (DR > 3 decades):")
print(f"      Sector-level: {gate_DR_acoustic_sector:.2f} decades (FAIL)")
print(f"      Eigenvalue-level (T_acoustic): {gate_DR_acoustic_eval:.2f} decades (PASS)")
print(f"    Criterion 2 (doorway > 10:1):")
print(f"      FGR preference = {gate_doorway_FGR:.1f}:1 (FAIL)")
print(f"      Formation preference = {gate_doorway_form:.1f}:1 (FAIL)")
print(f"")
print(f"  WHY FAIL:")
print(f"    1. All KK modes are massive (m_min={m_lightest:.3f} M_KK). No massless channels exist.")
print(f"    2. Level density in higher reps (rho_B3={rho_B3:.0f}/M_KK) compensates weak coupling.")
print(f"    3. Formation branching 85.5% B2 becomes only 6.4:1 preference (< 10:1 threshold).")
print(f"    4. At T_compound >> all masses, channels are nearly democratic.")
print(f"")
print(f"  ETA ESTIMATE:")
print(f"    Best: {eta_best:.3e} (log10 = {log_eta_best:.1f})")
print(f"    Range: [{eta_low:.3e}, {eta_high:.3e}]")
print(f"    Observed: 6.1e-10 (log10 = -9.2)")
print(f"    Discrepancy: {abs(log_eta_best - (-9.2)):.1f} decades")
print(f"")
print(f"  NUCLEAR ANALOG: Intermediate structure in ^28Si")
print(f"    NOT statistical CN. Doorway-dominated with moderate B2 preference (3.2-6.4:1).")
print(f"    Width fluctuation correction factor W_c ~ 3-6 (moderate, not extreme).")
print(f"")
print(f"  Data: tier0-computation/s42_hauser_feshbach.npz")
print(f"  Plot: tier0-computation/s42_hauser_feshbach.png")
